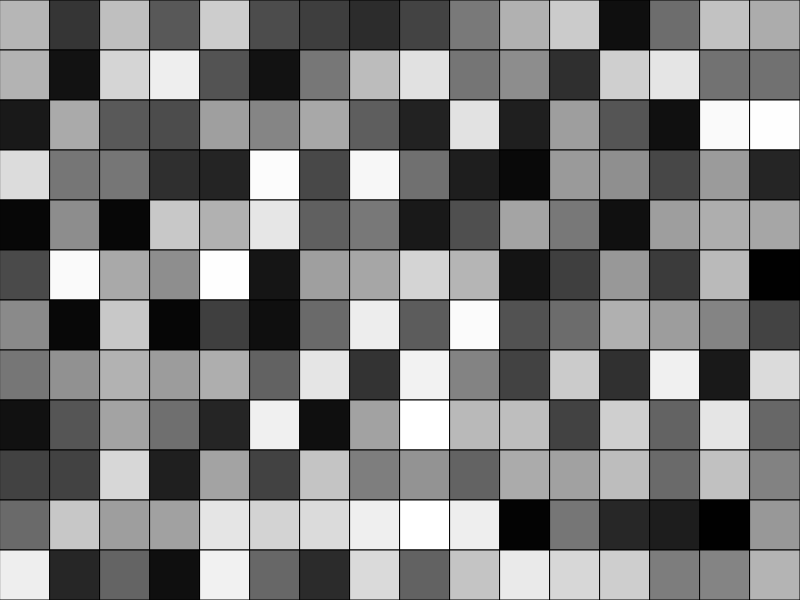
Frame 1 (no input)
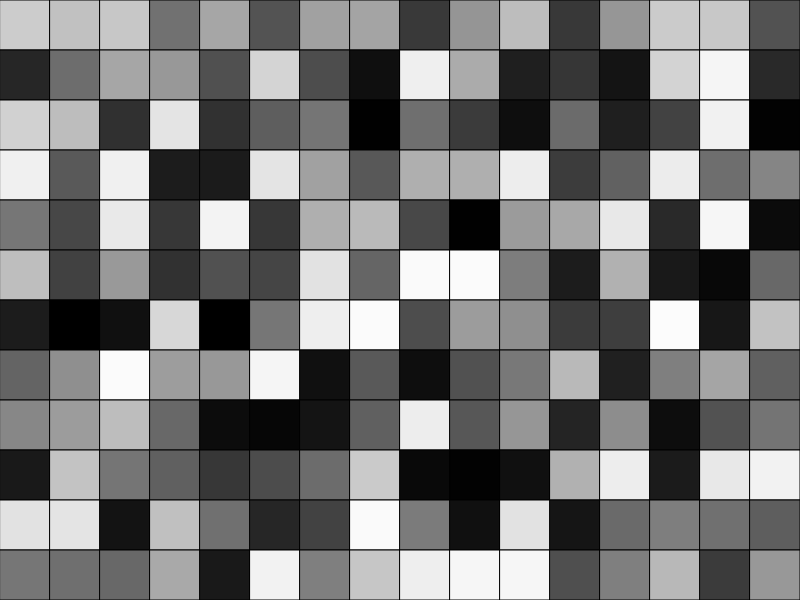
Frame 2 (the mouse pressed at the canvas centre, redrawn once)

The p5.js sketch that drew these frames (run headless with seeded random() and noise() and a simulated clock; the mouse was pressed at the canvas centre and the sketch redrawn once):

// p5.js sketch
// ── sketch.js
const CELLSIZES = [50, 100, 150];
const COLOURS = ["#C71585", "#483D8B", "#B0E0E6", "#000000", "#E6E6FA"]

function setup() {
  createCanvas(800, 600);
  noLoop();
}

function draw() {
  background(220);
  // noStroke();
  // basic grid
  /*const CELLSIZE = 20;
  for (let y = 0; y < height; y += CELLSIZE) {
    for (let x = 0; x < width; x += CELLSIZE) {
      fill(random(255))
      rect(x, y, CELLSIZE)
    }
  }*/

  // piet mondrian inspired grid
  /*let x = 0;
  let y = 0;
  let currentWidth = random(CELLSIZES);
  let currentHeight = random(CELLSIZES);
  strokeWeight(3);
  while (y < height) {
    let cellsize = random(CELLSIZES);
    while (x < width) {
      fill(random(COLOURS));
      rect(x, y, currentHeight, currentHeight);
      x += currentWidth;
      currentWidth = random(CELLSIZES);
    }
    x = 0;
    y += currentHeight;
    currentHeight = random(CELLSIZES); 
  }*/

  // grid of shapes
  const CELLSIZE = 50;
  for (let y = 0; y < height; y += CELLSIZE) {
    for (let x = 0; x < width; x += CELLSIZE) {
      fill(random(255))
      rect(x, y, CELLSIZE)
    }
  }
}

// ── style.css
body {
  margin: 0;
  padding: 0;
  /* center canvas */
  height: 100vw;
  display: flex;
  justify-content: center;
  align-items: center;
}

canvas {
  display: block;
}
